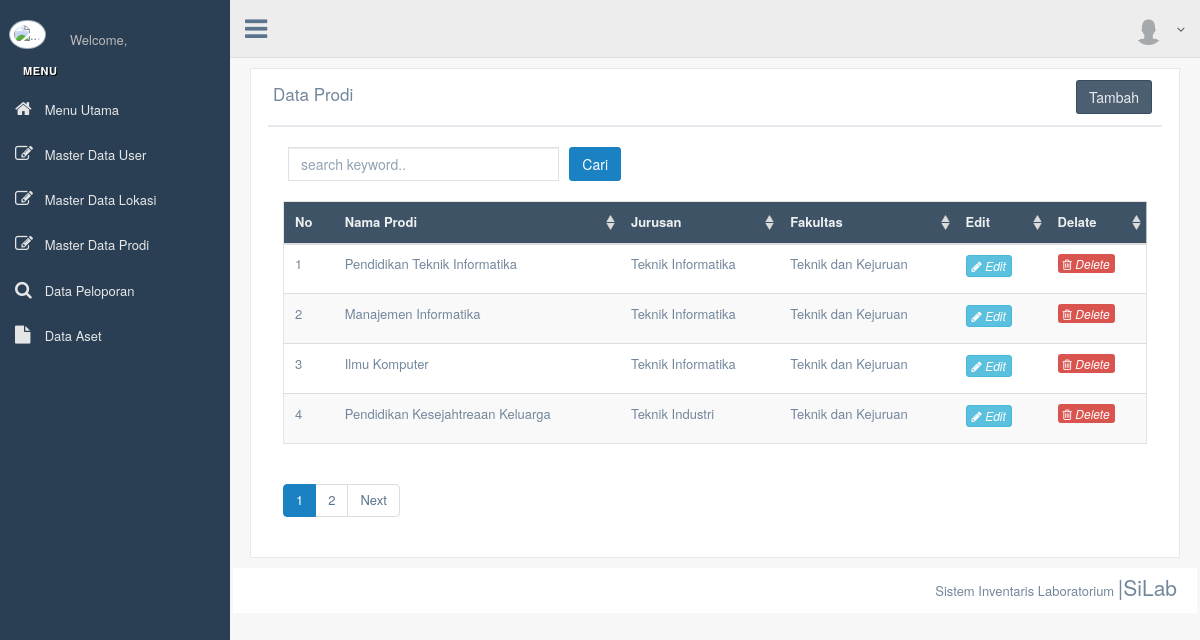
Screenshot of /index.php/Silab/daftar_prodi with the database file from the repository.
### tables this page shows
CREATE TABLE `tb_prodi` (
  `id_prodi` int(10) NOT NULL,
  `nama_prodi` varchar(200) NOT NULL,
  `jurusan` varchar(100) NOT NULL,
  `fakultas` varchar(100) NOT NULL
);

### index.php (called while the page is built, shortened)
<?php
require_once BASEPATH.'core/CodeIgniter.php';

### application/models/M_silab.php (called while the page is built, shortened)
<?php
Class M_silab extends CI_Model{
    function get_prodi($limit, $page){
        $this->db->limit($limit, $page);
        $data=$this->db->get('tb_prodi')->result_array();
        return $data;
    }
}
?>

### application/views/tabel_prodi.php (the view, shortened to what this page needs)
<div class="col-md-12 col-sm-12 col-xs-12">
                            <div class="x_panel">
                                <div class="x_title">
                                    <h2>Data Prodi</h2>
                                    <ul class="nav navbar-right panel_toolbox">
                                    <li><a class="close-link"></a></li>
                                    <li><a class="close-link"></a></li>
                                    <li><a class="close-link"></a></li>
                                    <li><a class="close-link"></a></li>
                                    <li><a class="close-link"></a></li>
                                    <li><a class="close-link"></a></li>
                                    <a href="<?=site_url('Silab/register_prodi')?>" class="btn btn-dark">Tambah</a>                                           </ul>
                                    <div class="clearfix"></div>
                                </div>
                                <div class="col-lg-12">
                                <div class="content-panel">
                                <p>
                                <form action="<?= site_url('Silab/search_prodi'); ?>" method="post">
                                <div class="col-lg-4">
								<input type="text" class="form-control" placeholder="search keyword.."
								name="keyword" autocomplete="off" autofocus>
                                </div>
                                <input class="btn btn-primary" type="submit" name="search_submit" value="Cari">
								<p>
                                <div class="x_content">
                                    <table id="example" class="table table-striped responsive-utilities jambo_table">
                                        <thead>
                                            <tr class="headings">
                                                <th>No </th>
                                                <th>Nama Prodi</th>
                                                <th>Jurusan</th>
                                                <th>Fakultas</th>
                                                <th class=" no-link last"><span class="nobr">Edit</span></th>
                                                <th class=" no-link last"><span class="nobr">Delate</span></th>
                                            </tr>
                                        </thead>
                                        <tbody>
                                            <tr>
                                            <?php
                                            $no = 1;
                                            foreach($id_prodi as $val){?>
												<tr>
                                                <td><?php echo $no++ ?></td>
													<td><?=$val['nama_prodi'];?></td>
													<td><?=$val['jurusan'];?></td>
													<td><?=$val['fakultas'];?></td>
													<td><a href="<?=site_url('Silab/update_register_prodi/'.md5($val['id_prodi']))?>"><i  class="btn btn-info btn-xs"><i class="fa fa-pencil"></i> Edit </a></td>
                                                    <td><a href="<?=site_url('Silab/delete_prodi/'.($val['id_prodi']));?>"onclick="return confirm('Anda yakin akan menghapus data ini ?');"><i  class="btn-danger btn-xs"><i class="fa fa-trash-o"></i> Delete </a></td>
												</tr>
											<?php } ?>
                                        </tbody>
                                    </table>
                                    <?php echo $this->pagination->create_links();?>
                                </div>
                            </div>
                        </div>

### rows the page displays
tb_prodi: nama_prodi "Pendidikan Teknik Informatika", jurusan "Teknik Informatika", fakultas "Teknik dan Kejuruan"
tb_prodi: nama_prodi "Manajemen Informatika", jurusan "Teknik Informatika", fakultas "Teknik dan Kejuruan"
tb_prodi: nama_prodi "Ilmu Komputer", jurusan "Teknik Informatika", fakultas "Teknik dan Kejuruan"
tb_prodi: nama_prodi "Pendidikan Kesejahtreaan Keluarga", jurusan "Teknik Industri", fakultas "Teknik dan Kejuruan"

### other values shown
$this->pagination->create_links() "1 2 Next"
